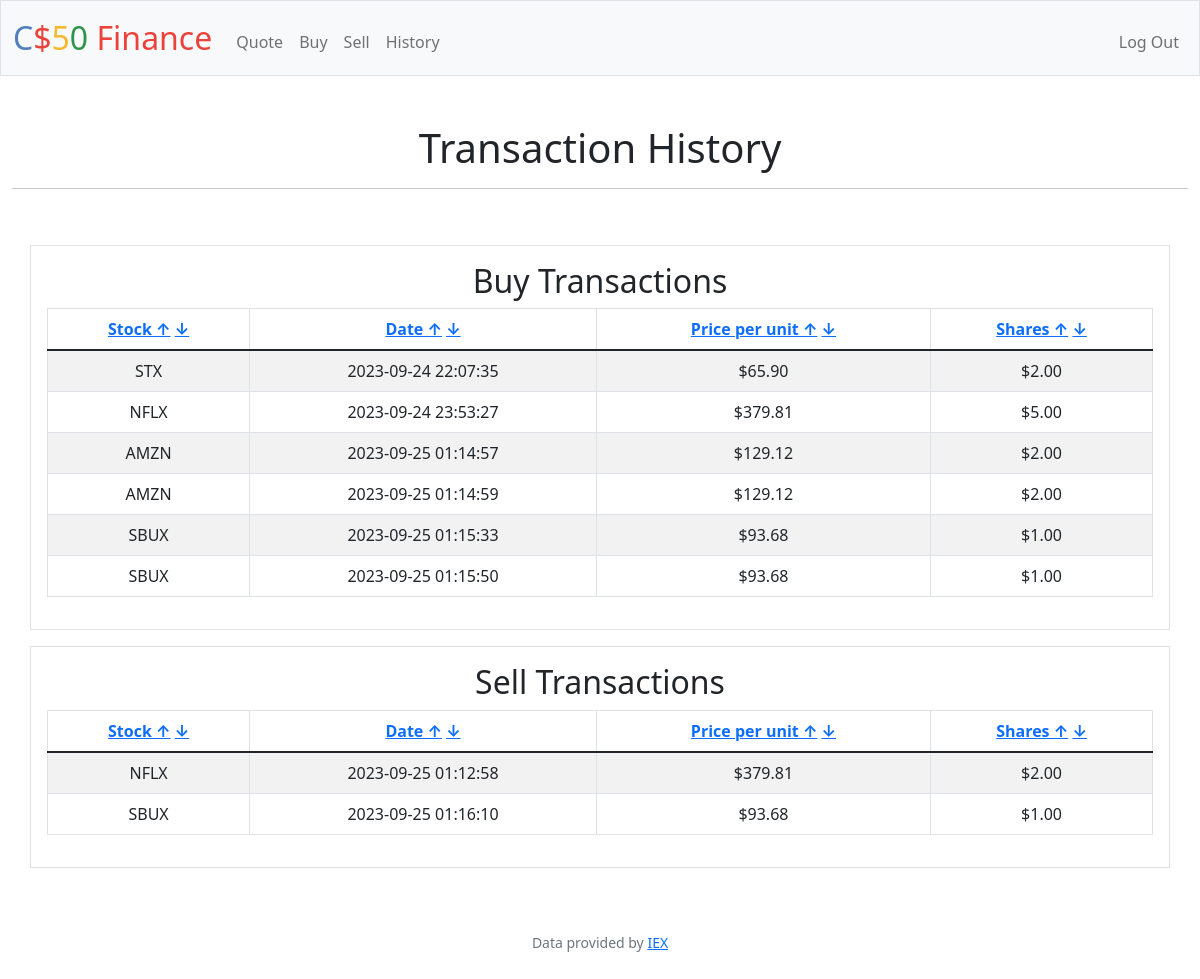
Screenshot of /history (signed in) with the database file from the repository.
### tables this page shows
CREATE TABLE TRANSACTION_HISTORY (
    id INTEGER PRIMARY KEY AUTOINCREMENT NOT NULL,
    user_id INTEGER NOT NULL,
    symbol STRING NOT NULL,
    price DECIMAL(10, 2) NOT NULL,
    amount INTEGER NOT NULL,
    timestamp TIMESTAMP NOT NULL DEFAULT CURRENT_TIMESTAMP,
    type STRING NOT NULL,
    FOREIGN KEY (user_id) REFERENCES users(id)
);

### app.py (the view)
@app.route("/history")
@login_required
def history():
    user_id = session["user_id"]
    sort_by = request.args.get("sort", "timestamp")  # Default sorting by timestamp
    order_by = request.args.get("order", "asc")  # Default sorting order is ascending
    if sort_by == "symbol":
        order_by_clause = f"ORDER BY symbol {order_by}"
    elif sort_by == "price":
        order_by_clause = f"ORDER BY price {order_by}"
    elif sort_by == "amount":
        order_by_clause = f"ORDER BY amount {order_by}"
    else:
        order_by_clause = f"ORDER BY timestamp {order_by}"  # Default sorting
    sells = db.execute(
        f"SELECT * FROM TRANSACTION_HISTORY WHERE user_id = ? AND type = ? {order_by_clause}",
        user_id,
        "sell",
    )
    buys = db.execute(
        f"SELECT * FROM TRANSACTION_HISTORY WHERE user_id = ? AND type = ? {order_by_clause}",
        user_id,
        "buy",
    )
    return render_template("history.html", sells=sells, buys=buys)

### app.py (called while the page is built)
@app.after_request
def after_request(response):
    response.headers["Cache-Control"] = "no-cache, no-store, must-revalidate"
    response.headers["Expires"] = 0
    response.headers["Pragma"] = "no-cache"
    return response

### helpers.py (called while the page is built)
def login_required(f):
    @wraps(f)
    def decorated_function(*args, **kwargs):
        if session.get("user_id") is None:
            return redirect("/login")
        return f(*args, **kwargs)
    return decorated_function

def usd(value):
    return f"${value:,.2f}"

### templates/history.html (shortened to what this page needs)
{% extends "layout.html" %}
{% block main %}
<div class="header">
    <h1>Transaction History</h1> <hr>
</div>
<br>
<div class="container p-3 my-3 border">
    <h2>Buy Transactions</h2>
    <table class="table table-striped table-bordered">
        <thead class="thead-dark">
            <tr>
                <th>
                    <a href="?sort=symbol&amp;order=asc">Stock &#8593;</a>
                    <a href="?sort=symbol&amp;order=desc">&#8595;</a>
                </th>
                <th>
                    <a href="?sort=timestamp&amp;order=asc">Date &#8593;</a>
                    <a href="?sort=timestamp&amp;order=desc">&#8595;</a>
                </th>
                <th>
                    <a href="?sort=price&amp;order=asc">Price per unit &#8593;</a>
                    <a href="?sort=price&amp;order=desc">&#8595;</a>
                </th>
                <th>
                    <a href="?sort=amount&amp;order=asc">Shares &#8593;</a>
                    <a href="?sort=amount&amp;order=desc">&#8595;</a>
                </th>
            </tr>
        </thead>
        <tbody>
            {% for buy in buys %}
            <tr>
                <td>{{ buy.symbol }}</td>
                <td>{{ buy.timestamp }}</td>
                <td>{{ buy.price | usd}}</td>
                <td>{{ buy.amount | usd}}</td>
            </tr>
            {% endfor %}
        </tbody>
    </table>
</div>
<div class="container p-3 my-3 border">
    <h2>Sell Transactions</h2>
    <table class="table table-striped table-bordered">
        <thead class="thead-dark">
            <tr>
                <th>
                    <a href="?sort=symbol&amp;order=asc">Stock &#8593;</a>
                    <a href="?sort=symbol&amp;order=desc">&#8595;</a>
                </th>
                <th>
                    <a href="?sort=timestamp&amp;order=asc">Date &#8593;</a>
                    <a href="?sort=timestamp&amp;order=desc">&#8595;</a>
                </th>
                <th>
                    <a href="?sort=price&amp;order=asc">Price per unit &#8593;</a>
                    <a href="?sort=price&amp;order=desc">&#8595;</a>
                </th>
                <th>
                    <a href="?sort=amount&amp;order=asc">Shares &#8593;</a>
                    <a href="?sort=amount&amp;order=desc">&#8595;</a>
                </th>
            </tr>
        </thead>
        <tbody>
            {% for sell in sells %}
            <tr>
                <td>{{ sell.symbol }}</td>
                <td>{{ sell.timestamp }}</td>
                <td>{{ sell.price | usd}}</td>
                <td>{{ sell.amount | usd}}</td>
            </tr>
            {% endfor %}
        </tbody>
    </table>
</div>
{% endblock %}

### rows the page displays
TRANSACTION_HISTORY: symbol "STX", timestamp "2023-09-24 22:07:35", price "$65.90", amount "$2.00"
TRANSACTION_HISTORY: symbol "NFLX", timestamp "2023-09-24 23:53:27", price "$379.81", amount "$5.00"
TRANSACTION_HISTORY: symbol "AMZN", timestamp "2023-09-25 01:14:57", price "$129.12", amount "$2.00"
TRANSACTION_HISTORY: symbol "AMZN", timestamp "2023-09-25 01:14:59", price "$129.12", amount "$2.00"
TRANSACTION_HISTORY: symbol "SBUX", timestamp "2023-09-25 01:15:33", price "$93.68", amount "$1.00"
TRANSACTION_HISTORY: symbol "SBUX", timestamp "2023-09-25 01:15:50", price "$93.68", amount "$1.00"
TRANSACTION_HISTORY: symbol "NFLX", timestamp "2023-09-25 01:12:58", price "$379.81", amount "$2.00"
TRANSACTION_HISTORY: symbol "SBUX", timestamp "2023-09-25 01:16:10", price "$93.68", amount "$1.00"
